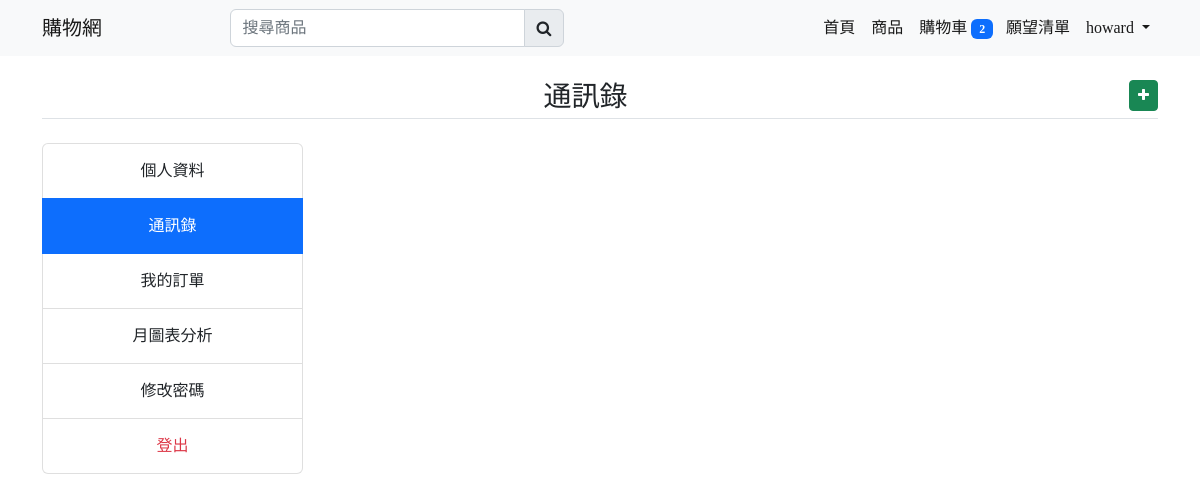
Before: /address_book (signed in) with the older database file.
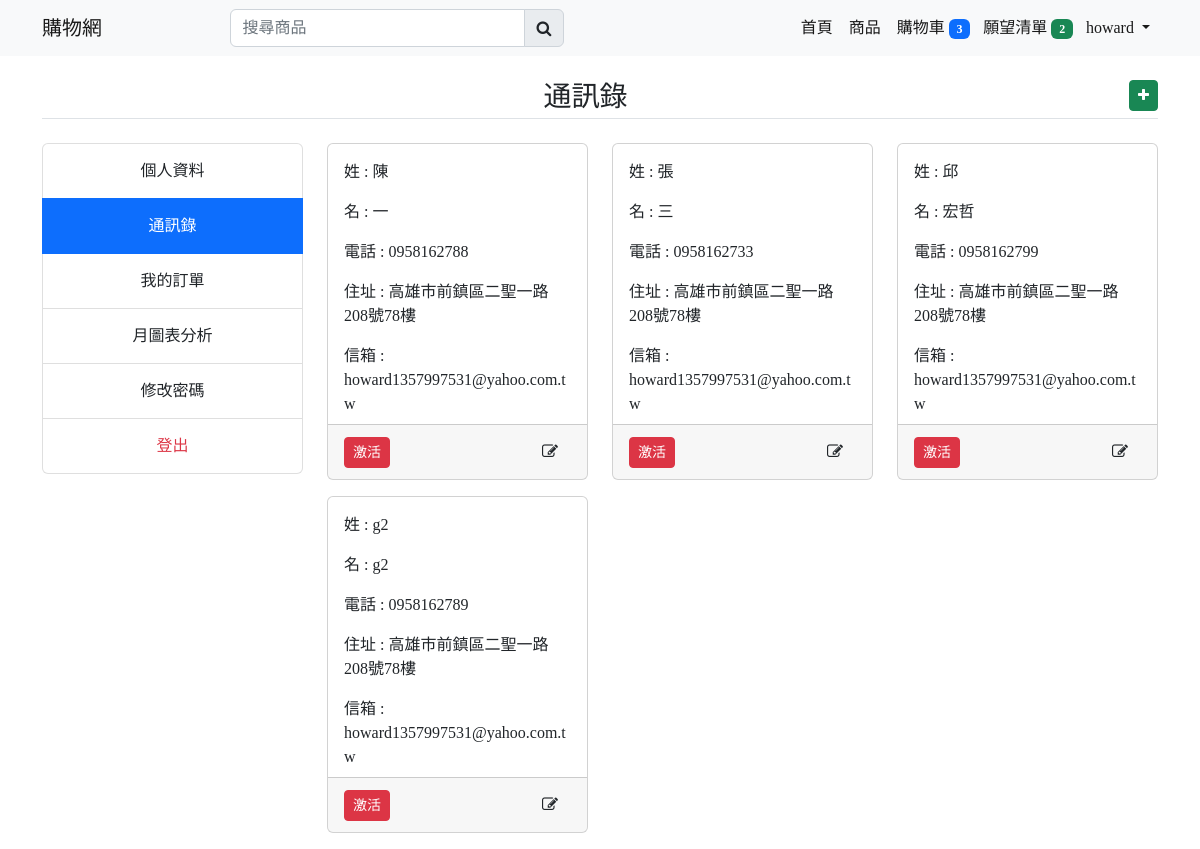
After: the same page with the newer database file.
### mainapp/models.py (models this page shows, shortened)
class Profile(models.Model):
    user = models.OneToOneField(
        User, on_delete=models.CASCADE, null=True, blank=True)
    last_name = models.CharField(max_length=150, null=True, blank=True)
    first_name = models.CharField(max_length=150, null=True, blank=True)
    phone = models.CharField(max_length=150, null=True, blank=True)
    address = models.CharField(max_length=150, null=True, blank=True)
    email = models.EmailField(max_length=150, null=True, blank=True)
    profile_image = models.ImageField(
        upload_to=get_profile_file_path, null=True, blank=True)
    create_at = models.DateTimeField(auto_now_add=True)
    @property
    def cart_item_total(self):
        total = len(self.cart_set.all())
        return total
    @property
    def wishlist_item_total(self):
        total = len(self.wishlist_set.all())
        return total
    @property
    def profile_imageURL(self):
        try:
            url = self.profile_image.url
        except:
            url = 'images/profile.jpg'
        return url

class Cart(models.Model):
    user = models.ForeignKey(Profile, on_delete=models.CASCADE)
    product = models.ForeignKey(Product, on_delete=models.CASCADE)
    product_qty = models.IntegerField(null=False, blank=False)
    create_at = models.DateTimeField(auto_now_add=True)

class Wishlist(models.Model):
    user = models.ForeignKey(Profile, on_delete=models.CASCADE)
    product = models.ForeignKey(Product, on_delete=models.CASCADE)
    create_at = models.DateTimeField(auto_now_add=True)

class Addressbook(models.Model):
    user = models.ForeignKey(Profile, on_delete=models.CASCADE)
    last_name = models.CharField(max_length=150, null=True, blank=True)
    first_name = models.CharField(max_length=150, null=True, blank=True)
    phone = models.CharField(max_length=150, null=True, blank=True)
    address = models.CharField(max_length=150, null=True, blank=True)
    email = models.EmailField(max_length=150, null=True, blank=True)
    status = models.BooleanField(default=False)

### mainapp/views.py (the view)
# urls.py: path('address_book', views.address_book, name='address_book'),
@login_required
def address_book(request):
    profile = Profile.objects.get(user=request.user)
    address = Addressbook.objects.filter(
        user=request.user.profile)
    return render(request, 'store/auth/address_book.html', locals())

### mainapp/templates/store/auth/address_book.html (shortened to what this page needs)
{% extends 'store/layouts/main.html' %}
{% load static %}
{% block content %}
<div class="container mt-3">
    <h3 class="border-bottom my-4 pb-1 text-center">通訊錄
        <a href="{% url 'add_address_book' %}" class="float-end btn btn-success btn-sm"><i class="fa fa-plus"></i></a>
    </h3>
    <div class="row">
        <div class="col-md-3">
            {% include 'store/auth/dash_siderbar.html' %}
        </div>
        <div class="col-md-9">
            <div class="row addContent">
                {% for add in address %}
                <div class="col-md-4">
                    <div class="card mb-3 {% if add.status %}shadow border-danger{% endif %}
                    addcard addcard{{add.id}}">
                        <div class="card-body" style="overflow-y: auto; height: 280px">
                            <p>姓 : {{add.last_name}}</p>
                            <p>名 : {{add.first_name}}</p>
                            <p>電話 :
                                {% if add.phone %}
                                    {{add.phone}}
                                {% else %}
                                    &nbsp; 請輸入電話號碼...
                                {% endif %}
                            </p>
                            <p>住址 :
                                {% if add.address %}
                                    {{add.address}}
                                {% else %}
                                    &nbsp; 請輸入地址...
                                {% endif %}
                            </p>
                            <p>信箱 : {{add.email}}</p>
                        </div>
                        {% if add.status %}
                        <div class="card-footer add" data-id="{{add.id}}">
                            <i class="fa fa-check-circle text-danger addicon addicon{{add.id}} p-2"></i>
                            <button class="btn btn-danger btn-sm mt-1 activateBtn activateBtn{{add.id}}" data-id="{{add.id}}" style="display: none;">激活</button>
                            <button type="button" class="btn float-end addEdit" data-id="{{add.id}}" data-bs-toggle="modal" data-bs-target="#exampleModal{{add.id}}">
                                <i class="fa fa-edit "></i>
                            </button>
                            <div class="modal fade" id="exampleModal{{add.id}}" tabindex="-1" aria-labelledby="exampleModalLabel" aria-hidden="true">
                                <div class="modal-dialog">
                                    <div class="modal-content">
                                        <form action="{% url 'save_address' add.id %}" method="POST" class='addForm'>
                                            {% csrf_token %}
                                            <div class="form-content">
                                            </div>
                                        </form>
                                    </div>
                                </div>
                            </div>
                        </div>
                        {% else %}
                        <div class="card-footer add" >
                            <button class="btn btn-danger btn-sm mt-1 activateBtn activateBtn{{add.id}}" data-id="{{add.id}}">激活</button>
                            <button type="button" class="btn float-end addEdit" data-id="{{add.id}}" data-bs-toggle="modal" data-bs-target="#exampleModal{{add.id}}">
                                <i class="fa fa-edit "></i>
                            </button>
                        </div>
                        {% endif %}
                    </div>
                </div>
                {% endfor %}
            </div>
        </div>
    </div>
</div>
{% endblock content %}

### mainapp/templates/store/inc/navbar.html (shortened to what this page needs)
{% load static %}
<nav class="navbar navbar-expand-lg bg-light" id="item_count">
    <div class="container">
      <a class="navbar-brand" href="{% url 'home' %}">購物網</a>
      <div class="search-bar">
        <form action="{% url 'search_product' %}" method="POST">
          <div class="input-group">
            <input type="search" class="form-control" id="search_product" name="search_product" placeholder="搜尋商品" required>
            <button class="input-group-text"><i class="fa fa-search"></i></button>
          </div>
      </form>
      </div>
      <div class="collapse navbar-collapse" id="navbarNav">
        <ul class="navbar-nav ms-auto">
          <li class="nav-item">
            <a class="nav-link active {% if request.resolver_match.url_name == 'home' %}navactive{% endif %}" aria-current="page" href="{% url 'home' %}">首頁</a>
          </li>
          <li class="nav-item">
            <a class="nav-link active {% if request.resolver_match.url_name == 'collections' %}navactive{% endif %}" href="{% url 'collections' %}">商品</a>
          </li>
          <li class="nav-item">
            <a class="nav-link active {% if request.resolver_match.url_name == 'cart' %}navactive{% endif %}" aria-current="page" href="{% url 'cart' %}">
              購物車
              {% if profile.cart_item_total > 0 %}
              <span class="badge badge-pill bg-primary cart-count" style="margin-right: -3px;">{{profile.cart_item_total}}</span>
              {% endif %}
            </a>
          </li>
          <li class="nav-item">
            <a class="nav-link active {% if request.resolver_match.url_name == 'wishlist' %}navactive{% endif %}" aria-current="page" href="{% url 'wishlist' %}">
              願望清單
              {% if profile.wishlist_item_total > 0 %}
              <span class="badge badge-pill bg-success wishlist-count" style="margin-right: -3px;">{{profile.wishlist_item_total}}</span>
              {% endif %}
            </a>
          </li>
          {% if request.user.is_authenticated %}
          <li class="nav-item dropdown">
            <a class="nav-link dropdown-toggle active ints"
            href="#" role="button" data-bs-toggle="dropdown" aria-expanded="false">
              {{request.user}}
            </a>
          </li>
          {% else %}
          <li class="nav-item">
            <a class="nav-link" href="{% url 'login2' %}">登入</a>
          </li>
          {% endif  %}
        </ul>
      </div>
    </div>
  </nav>

Changed rows visible on the page:
shown differently, row unchanged: Profile: cart_item_total "2" → "3"; wishlist_item_total (not shown) → "2"
added Addressbook: last_name "陳", first_name "一", phone "0958162788", address "高雄市前鎮區二聖一路208號78樓", email "howard1357997531@yahoo.com.tw"
added Addressbook: last_name "張", first_name "三", phone "0958162733", address "高雄市前鎮區二聖一路208號78樓", email "howard1357997531@yahoo.com.tw"
added Addressbook: last_name "邱", first_name "宏哲", phone "0958162799", address "高雄市前鎮區二聖一路208號78樓", email "howard1357997531@yahoo.com.tw"
added Addressbook: last_name "g2", first_name "g2", phone "0958162789", address "高雄市前鎮區二聖一路208號78樓", email "howard1357997531@yahoo.com.tw"
